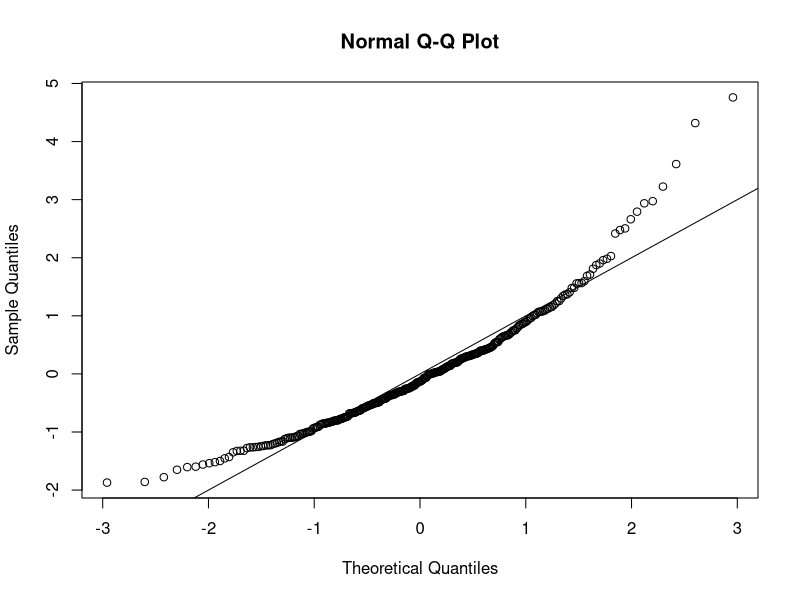
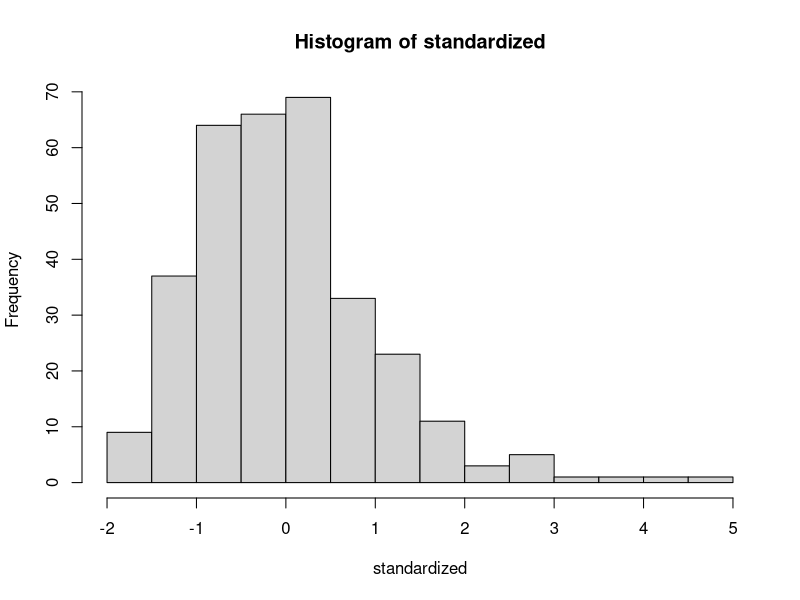
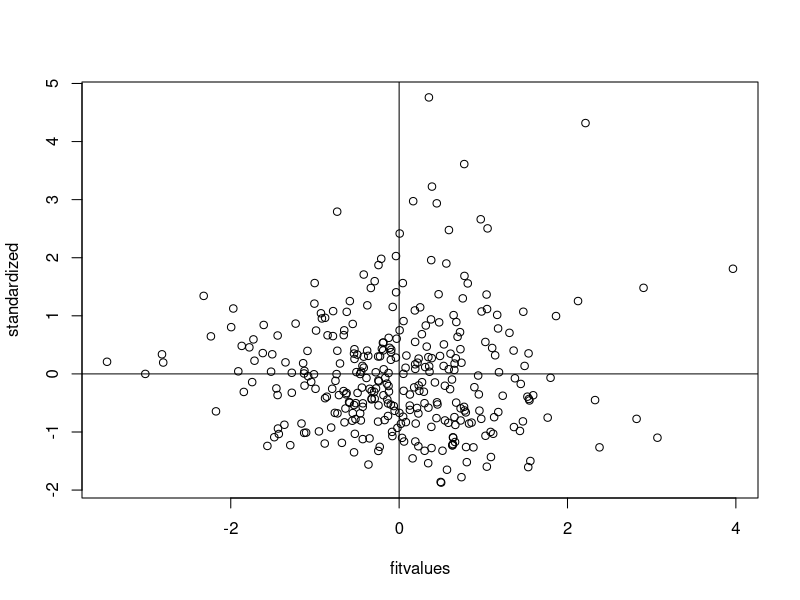

Recreate these plots in R, in order.
setwd("E:/GA/Scales")
master = read.csv("Meaning_Scales_LifeAttitude_RR_RN_Paper.csv")
summary(master)

##Missing Data##
library(mice)
percentmiss = function(x){ sum(is.na(x))/length(x) *100 }

##Going by rows ONLY
##here I excluded the first two columns because they were 
##included for everyone as IDs, so I don't want to count that
##as part of the percent toward what they did
notypos = master
missing = apply(notypos[ , 3:29], 1, percentmiss) 
table(missing)


##replace only the data that you should
replacepeople = notypos[ missing <= 5 , ]  
dontpeople = notypos[ missing > 5 , ]

##figure out the columns to exclude (survey data)
apply(replacepeople, 2, percentmiss)
replacecolumn = replacepeople[ , -c(1,2,30)]
dontcolumn = replacepeople[ , c(1,2,30)]

##let's mice it!
tempnomiss = mice(replacecolumn)
nomiss = complete(tempnomiss, 1)
summary(nomiss)

##put everything back together
filledin_none = cbind(dontcolumn, nomiss)
summary(filledin_none)

##Outliers##
mahal = mahalanobis(filledin_none[ , -c(1:3)], 
                    colMeans(filledin_none[ , -c(1:3)], na.rm = TRUE),
                    cov(filledin_none[ , -c(1:3)], use="pairwise.complete.obs"))
mahal
summary(mahal)
cutoff = qchisq(.999,ncol(filledin_none[ , -c(1:3)])) 
summary(mahal < cutoff)
noout = filledin_none[ mahal < cutoff, ]

##additivity: correlations
correlations = cor(noout[,-c(1:3)], use="pairwise.complete.obs")
symnum(correlations)

##make the random stuff
random = rchisq(nrow(noout), 7)
##be sure here not to include the ID columns!
fake = lm(random~., data=noout[ , -c(1:3)])

##get the linearity plot
##create the standardized residuals
standardized = rstudent(fake)
qqnorm(standardized)
abline(0,1)

##multivariate normality
hist(standardized, breaks=15)

##homogeneity and homoscedaticity
fitvalues = scale(fake$fitted.values)
plot(fitvalues, standardized) 
abline(0,0)
abline(v = 0)

##Scoring 
LAS<- rowSums(noout[, c(4:30)])
LAS
